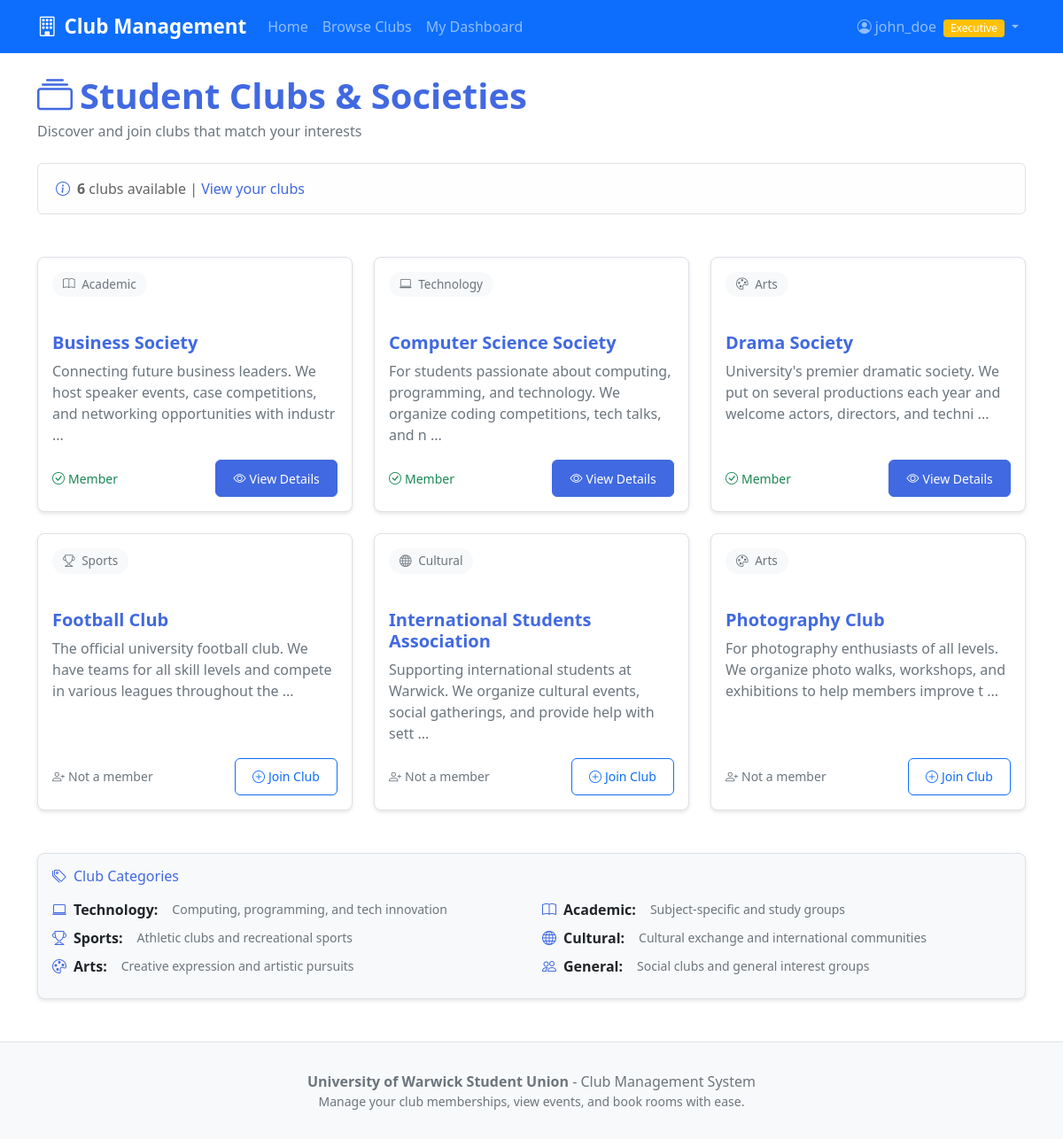
/clubs (signed in), run on the app's committed database.
### tables this page shows
CREATE TABLE users (
    id INTEGER PRIMARY KEY AUTOINCREMENT,
    student_reg_number TEXT NOT NULL UNIQUE,
    username TEXT NOT NULL UNIQUE,
    email TEXT NOT NULL UNIQUE,
    phone_number TEXT,
    password TEXT NOT NULL, -- NOTE: In production, passwords should be hashed using bcrypt or similar
    role TEXT NOT NULL DEFAULT 'member' CHECK (role IN ('member', 'executive'))
);

CREATE TABLE clubs (
    id INTEGER PRIMARY KEY AUTOINCREMENT,
    name TEXT NOT NULL UNIQUE,
    description TEXT,
    category TEXT NOT NULL DEFAULT 'General' CHECK (category IN ('Academic', 'Sports', 'Arts', 'Cultural', 'Technology', 'Social', 'General'))
);

### app.py (the view)
@app.route('/clubs')
def clubs():
    db = get_db()
    all_clubs = db.execute('SELECT * FROM clubs ORDER BY name').fetchall()
    club_memberships = {}
    if 'user_id' in session:
        for club in all_clubs:
            club_memberships[club['id']] = is_user_member_of_club(session['user_id'], club['id'])
    db.close()
    return render_template('clubs.html', clubs=all_clubs, club_memberships=club_memberships)

### app.py (called while the page is built)
def get_db():
    db = sqlite3.connect(DATABASE)
    db.row_factory = sqlite3.Row  # we use this to access columns by name
    return db

def is_user_member_of_club(user_id, club_id):
    db = get_db()
    membership = db.execute('''
        SELECT * FROM memberships
        WHERE user_id = ? AND club_id = ?
    ''', (user_id, club_id)).fetchone()
    db.close()
    return membership is not None

@app.before_request
def load_logged_in_user():
    user_id = session.get('user_id')
    if user_id is None:
        g.user = None
    else:
        db = get_db()
        g.user = db.execute('SELECT * FROM users WHERE id = ?', (user_id,)).fetchone()
        db.close()

### templates/clubs.html (shortened to what this page needs)
{% extends "layout.html" %}
{% block content %}
<div class="container mt-4">
    <div class="row">
        <div class="col-12">
            <div class="d-flex justify-content-between align-items-center mb-4">
                <div>
                    <h2 class="display-6 fw-bold text-primary mb-1">
                        <i class="bi bi-collection me-2"></i>Student Clubs & Societies
                    </h2>
                    <p class="text-muted mb-0">Discover and join clubs that match your interests</p>
                </div>
            </div>
        </div>
    </div>
    <div class="row mb-4">
        <div class="col-12">
            <div class="alert alert-light border">
                <div class="d-flex align-items-center">
                    <i class="bi bi-info-circle text-primary me-2"></i>
                    <span>
                        <strong>{{ clubs|length }}</strong> clubs available
                        {% if session.user_id %}
                        | <a href="{{ url_for('dashboard') }}" class="text-decoration-none">View your clubs</a>
                        {% else %}
                        | <a href="{{ url_for('login') }}" class="text-decoration-none">Login to view your memberships</a>
                        {% endif %}
                    </span>
                </div>
            </div>
        </div>
    </div>
    {% if clubs %}
    <div class="row g-4">
        {% for club in clubs %}
        <div class="col-md-6 col-lg-4">
            <div class="card h-100">
                <div class="card-header bg-transparent border-0 pt-3">
                    <span class="category-badge">
                        {% if club.category == 'Technology' %}
                            <i class="bi bi-laptop me-1"></i>
                        {% elif club.category == 'Sports' %}
                            <i class="bi bi-trophy me-1"></i>
                        {% elif club.category == 'Arts' %}
                            <i class="bi bi-palette me-1"></i>
                        {% elif club.category == 'Academic' %}
                            <i class="bi bi-book me-1"></i>
                        {% elif club.category == 'Cultural' %}
                            <i class="bi bi-globe me-1"></i>
                        {% else %}
                            <i class="bi bi-people me-1"></i>
                        {% endif %}
                        {{ club.category }}
                    </span>
                </div>
                <div class="card-body d-flex flex-column">
                    <h5 class="card-title text-primary fw-bold">{{ club.name }}</h5>
                    <p class="card-text text-muted flex-grow-1">
                        {% if club.description %}
                            {{ club.description[:120] }}
                            {% if club.description|length > 120 %}...{% endif %}
                        {% else %}
                            No description available.
                        {% endif %}
                    </p>
                    <div class="mt-auto">
                        {% if session.user_id %}
                            {% if club_memberships.get(club.id) %}
                                <div class="d-flex justify-content-between align-items-center">
                                    <small class="text-success">
                                        <i class="bi bi-check-circle me-1"></i>Member
                                    </small>
                                    <a href="{{ url_for('club_details', club_id=club.id) }}" class="btn btn-primary btn-sm">
                                        <i class="bi bi-eye me-1"></i>View Details
                                    </a>
                                </div>
                            {% else %}
                                <div class="d-flex justify-content-between align-items-center">
                                    <small class="text-muted">
                                        <i class="bi bi-person-plus me-1"></i>Not a member
                                    </small>
                                    <form method="POST" action="{{ url_for('join_club', club_id=club.id) }}" style="display: inline;">
                                        <button type="submit" class="btn btn-outline-primary btn-sm">
                                            <i class="bi bi-plus-circle me-1"></i>Join Club
                                        </button>
                                    </form>
                                </div>
                            {% endif %}
                        {% endif %}
                    </div>
                </div>
            </div>
        </div>
        {% endfor %}
    </div>
    <div class="row mt-5">
        <div class="col-12">
            <div class="card bg-light-custom">
                <div class="card-body">
                    <h6 class="card-title text-primary mb-3">
                        <i class="bi bi-tags me-2"></i>Club Categories
                    </h6>
                    <div class="row">
                        <div class="col-md-6">
                            <div class="d-flex align-items-center mb-2">
                                <i class="bi bi-laptop text-primary me-2"></i>
                                <span class="me-3"><strong>Technology:</strong></span>
                                <small class="text-muted">Computing, programming, and tech innovation</small>
                            </div>
                            <div class="d-flex align-items-center mb-2">
                                <i class="bi bi-trophy text-primary me-2"></i>
                                <span class="me-3"><strong>Sports:</strong></span>
                                <small class="text-muted">Athletic clubs and recreational sports</small>
                            </div>
                            <div class="d-flex align-items-center mb-2">
                                <i class="bi bi-palette text-primary me-2"></i>
                                <span class="me-3"><strong>Arts:</strong></span>
                                <small class="text-muted">Creative expression and artistic pursuits</small>
                            </div>
                        </div>
                        <div class="col-md-6">
                            <div class="d-flex align-items-center mb-2">
                                <i class="bi bi-book text-primary me-2"></i>
                                <span class="me-3"><strong>Academic:</strong></span>
                                <small class="text-muted">Subject-specific and study groups</small>
                            </div>
                            <div class="d-flex align-items-center mb-2">
                                <i class="bi bi-globe text-primary me-2"></i>
                                <span class="me-3"><strong>Cultural:</strong></span>
                                <small class="text-muted">Cultural exchange and international communities</small>
                            </div>
                            <div class="d-flex align-items-center mb-2">
                                <i class="bi bi-people text-primary me-2"></i>
                                <span class="me-3"><strong>General:</strong></span>
                                <small class="text-muted">Social clubs and general interest groups</small>
                            </div>
                        </div>
                    </div>
                </div>
            </div>
        </div>
    </div>
    {% endif %}
</div>
{% endblock %}

### templates/layout.html (shortened to what this page needs)
<!DOCTYPE html>
<html lang="en">
<head>
    <link href="https://cdn.jsdelivr.net/npm/bootstrap@5.1.3/dist/css/bootstrap.min.css" rel="stylesheet">
    <link rel="stylesheet" href="https://cdn.jsdelivr.net/npm/bootstrap-icons@1.7.2/font/bootstrap-icons.css">
    <link rel="stylesheet" href="{{ url_for('static', filename='styles.css') }}">
</head>
<body>
    <nav class="navbar navbar-expand-lg navbar-dark bg-primary">
        <div class="container">
            <a class="navbar-brand" href="{{ url_for('index') }}">
                <i class="bi bi-building me-2"></i>Club Management
            </a>
            <div class="collapse navbar-collapse" id="navbarNav">
                <ul class="navbar-nav me-auto">
                    <li class="nav-item">
                        <a class="nav-link" href="{{ url_for('index') }}">Home</a>
                    </li>
                    <li class="nav-item">
                        <a class="nav-link" href="{{ url_for('clubs') }}">Browse Clubs</a>
                    </li>
                    {% if session.user_id %}
                    <li class="nav-item">
                        <a class="nav-link" href="{{ url_for('dashboard') }}">My Dashboard</a>
                    </li>
                    {% endif %}
                </ul>
                <ul class="navbar-nav">
                    {% if session.user_id %}
                        <li class="nav-item dropdown">
                            <a class="nav-link dropdown-toggle" href="#" id="navbarDropdown" role="button" data-bs-toggle="dropdown">
                                <i class="bi bi-person-circle me-1"></i>{{ session.username }}
                                {% if session.role == 'executive' %}
                                    <span class="badge bg-warning ms-1">Executive</span>
                                {% endif %}
                            </a>
                        </li>
                    {% endif %}
                </ul>
            </div>
        </div>
    </nav>
    <main>
        {% block content %}{% endblock %}
    </main>
    <footer class="footer mt-5">
        <div class="container">
            <div class="row justify-content-center">
                    <p class="mb-0">
                        <strong>University of Warwick Student Union</strong> - Club Management System
                    </p>
                    <small>Manage your club memberships, view events, and book rooms with ease.</small>
                </div>
            </div>
    </footer>
</body>
</html>

### static/styles.css (style rules this page uses)
:root { --primary-color: #4169E1; --primary-hover: #3557d1; --light-bg: #f8f9fa; --border-color: #dee2e6; --text-muted: #6c757d; --success-color: #28a745; --warning-color: #ffc107; --danger-color: #dc3545; }
.btn-primary { background-color: var(--primary-color); border-color: var(--primary-color); font-weight: 500; }
a { color: var(--primary-color); text-decoration: none; }
.navbar-brand { font-weight: 600; font-size: 1.4rem; }
.navbar-nav .nav-link { font-weight: 500; padding: 0.5rem 1rem; }
.card { border: 1px solid var(--border-color); border-radius: 8px; box-shadow: 0 2px 4px rgba(0,0,0,0.1); transition: box-shadow 0.2s ease-in-out; }
.card-header { background-color: var(--light-bg); border-bottom: 1px solid var(--border-color); font-weight: 600; }
.badge { font-size: 0.75em; font-weight: 500; padding: 0.35em 0.65em; border-radius: 4px; }
.alert { border-radius: 6px; border: none; padding: 1rem 1.25rem; margin-bottom: 1.5rem; }
.category-badge { display: inline-block; padding: 0.25rem 0.75rem; background-color: var(--light-bg); color: var(--text-muted); border-radius: 15px; font-size: 0.85rem; font-weight: 500; margin-bottom: 1rem; }
.text-primary { color: var(--primary-color) !important; }
.bg-light-custom { background-color: var(--light-bg); }
.footer { margin-top: 4rem; padding: 2rem 0; background-color: var(--light-bg); border-top: 1px solid var(--border-color); color: var(--text-muted); text-align: center; }
.btn { transition: all 0.2s ease-in-out; border-radius: 6px; font-weight: 500; padding: 0.6rem 1.2rem; }

### data on the page
users: username "john_doe"
clubs: category "Academic", name "Business Society", description "Connecting future business leaders. We host speaker events, case competitions, and networking opportunities with industr"
clubs: category "Technology", name "Computer Science Society", description "For students passionate about computing, programming, and technology. We organize coding competitions, tech talks, and n"
clubs: category "Arts", name "Drama Society", description "University's premier dramatic society. We put on several productions each year and welcome actors, directors, and techni"
clubs: category "Sports", name "Football Club", description "The official university football club. We have teams for all skill levels and compete in various leagues throughout the"
clubs: category "Cultural", name "International Students Association", description "Supporting international students at Warwick. We organize cultural events, social gatherings, and provide help with sett"
clubs: category "Arts", name "Photography Club", description "For photography enthusiasts of all levels. We organize photo walks, workshops, and exhibitions to help members improve t"

### other printed values
{{ clubs|length }} "6"
